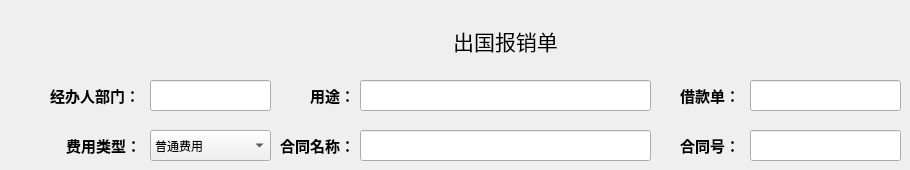
   <widget class="QWidget" name="abroadExpense">
    <widget class="QLabel" name="expenseChoiceLabel_4">
     <property name="geometry">
      <rect>
       <x>320</x>
       <y>10</y>
       <width>371</width>
       <height>61</height>
      </rect>
     </property>
     <property name="font">
      <font>
       <family>Adobe 仿宋 Std R</family>
       <pointsize>16</pointsize>
      </font>
     </property>
     <property name="text">
      <string>出国报销单</string>
     </property>
     <property name="alignment">
      <set>Qt::AlignCenter</set>
     </property>
    </widget>
    <widget class="QLabel" name="label_29">
     <property name="geometry">
      <rect>
       <x>680</x>
       <y>130</y>
       <width>91</width>
       <height>31</height>
      </rect>
     </property>
     <property name="font">
      <font>
       <family>Adobe 仿宋 Std R</family>
       <pointsize>11</pointsize>
       <weight>75</weight>
       <bold>true</bold>
      </font>
     </property>
     <property name="text">
      <string>合同号：</string>
     </property>
    </widget>
    <widget class="QComboBox" name="comboBox_3">
     <property name="geometry">
      <rect>
       <x>150</x>
       <y>130</y>
       <width>121</width>
       <height>31</height>
      </rect>
     </property>
     <item>
      <property name="text">
       <string extracomment="普通费用">普通费用</string>
      </property>
     </item>
     <item>
      <property name="text">
       <string>往来款</string>
      </property>
     </item>
     <item>
      <property name="text">
       <string>捐赠支出</string>
      </property>
     </item>
     <item>
      <property name="text">
       <string>教学</string>
      </property>
     </item>
     <item>
      <property name="text">
       <string>财政</string>
      </property>
     </item>
    </widget>
    <widget class="QLabel" name="label_30">
     <property name="geometry">
      <rect>
       <x>310</x>
       <y>80</y>
       <width>51</width>
       <height>31</height>
      </rect>
     </property>
     <property name="font">
      <font>
       <family>Adobe 仿宋 Std R</family>
       <pointsize>11</pointsize>
       <weight>75</weight>
       <bold>true</bold>
      </font>
     </property>
     <property name="text">
      <string>用途：</string>
     </property>
    </widget>
    <widget class="QLineEdit" name="lineEdit_27">
     <property name="geometry">
      <rect>
       <x>360</x>
       <y>80</y>
       <width>291</width>
       <height>31</height>
      </rect>
     </property>
    </widget>
    <widget class="QLabel" name="label_31">
     <property name="geometry">
      <rect>
       <x>680</x>
       <y>80</y>
       <width>91</width>
       <height>31</height>
      </rect>
     </property>
     <property name="font">
      <font>
       <family>Adobe 仿宋 Std R</family>
       <pointsize>11</pointsize>
       <weight>75</weight>
       <bold>true</bold>
      </font>
     </property>
     <property name="text">
      <string>借款单：</string>
     </property>
    </widget>
    <widget class="QLabel" name="label_32">
     <property name="geometry">
      <rect>
       <x>280</x>
       <y>130</y>
       <width>71</width>
       <height>31</height>
      </rect>
     </property>
     <property name="font">
      <font>
       <family>Adobe 仿宋 Std R</family>
       <pointsize>11</pointsize>
       <weight>75</weight>
       <bold>true</bold>
      </font>
     </property>
     <property name="text">
      <string>合同名称：</string>
     </property>
    </widget>
    <widget class="QLineEdit" name="lineEdit_28">
     <property name="geometry">
      <rect>
       <x>750</x>
       <y>80</y>
       <width>151</width>
       <height>31</height>
      </rect>
     </property>
     <property name="text">
      <string/>
     </property>
    </widget>
    <widget class="QLineEdit" name="lineEdit_29">
     <property name="geometry">
      <rect>
       <x>750</x>
       <y>130</y>
       <width>151</width>
       <height>31</height>
      </rect>
     </property>
     <property name="text">
      <string/>
     </property>
    </widget>
    <widget class="QLineEdit" name="lineEdit_30">
     <property name="geometry">
      <rect>
       <x>150</x>
       <y>80</y>
       <width>121</width>
       <height>31</height>
      </rect>
     </property>
    </widget>
    <widget class="QLabel" name="label_33">
     <property name="geometry">
      <rect>
       <x>66</x>
       <y>130</y>
       <width>81</width>
       <height>31</height>
      </rect>
     </property>
     <property name="font">
      <font>
       <family>Adobe 仿宋 Std R</family>
       <pointsize>11</pointsize>
       <weight>75</weight>
       <bold>true</bold>
      </font>
     </property>
     <property name="text">
      <string>费用类型：</string>
     </property>
    </widget>
    <widget class="QLabel" name="label_34">
     <property name="geometry">
      <rect>
       <x>50</x>
       <y>80</y>
       <width>91</width>
       <height>31</height>
      </rect>
     </property>
     <property name="font">
      <font>
       <family>Adobe 仿宋 Std R</family>
       <pointsize>11</pointsize>
       <weight>75</weight>
       <bold>true</bold>
      </font>
     </property>
     <property name="text">
      <string>经办人部门：</string>
     </property>
    </widget>
    <widget class="QLineEdit" name="lineEdit_31">
     <property name="geometry">
      <rect>
       <x>360</x>
       <y>130</y>
       <width>291</width>
       <height>31</height>
      </rect>
     </property>
    </widget>
   </widget>
